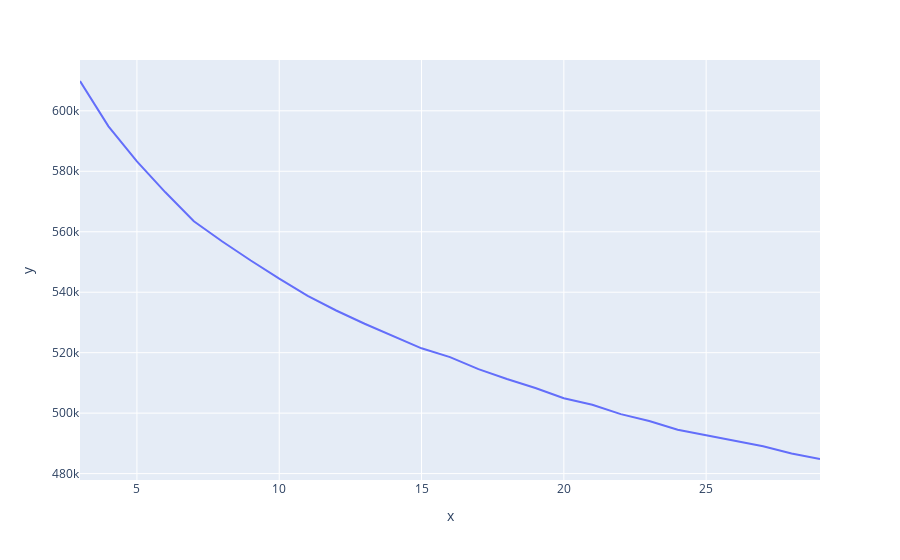

Notebook cell for this chart:
### Code cell
import plotly.express as px

px.line(y = inertia, x = range(3, 30))

### Figure 1 — Plotly figure (JSON) as saved in the notebook; plotly's stock layout.template omitted (floating-point values rounded to 4 significant figures)
{"data": [{"hovertemplate": "x=%{x}<br>y=%{y}<extra></extra>", "legendgroup": "", "line": {"color": "#636efa", "dash": "solid"}, "mode": "lines", "name": "", "orientation": "v", "showlegend": false, "type": "scatter", "x": [3, 4, 5, 6, 7, 8, 9, 10, 11, 12, 13, 14, 15, 16, 17, 18, 19, 20, 21, 22, 23, 24, 25, 26, 27, 28, 29], "xaxis": "x", "y": [609900.0, 594900.0, 583300.0, 573000.0, 563400.0, 556800.0, 550500.0, 544500.0, 538800.0, 534000.0, 529600.0, 525500.0, 521400.0, 518500.0, 514600.0, 511300.0, 508300.0, 504900.0, 502800.0, 499700.0, 497400.0, 494538, 492700.0, 490700.0, 489000.0, 486600.0, 484800.0], "yaxis": "y"}], "layout": {"autosize": true, "legend": {"tracegroupgap": 0}, "margin": {"t": 60}, "xaxis": {"anchor": "y", "autorange": true, "domain": [0, 1], "range": [3, 29], "title": {"text": "x"}, "type": "linear"}, "yaxis": {"anchor": "x", "autorange": true, "domain": [0, 1], "range": [477900.0, 616800.0], "title": {"text": "y"}, "type": "linear"}}}
